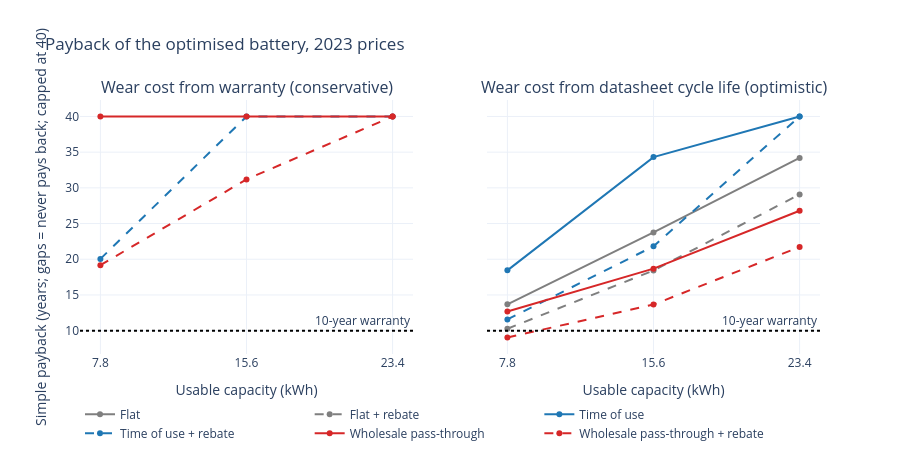

Notebook code for this chart:
### Code cell
# Figure 8.1 - Payback by size, tariff and assumptions (optimised battery)
opt_sw = sweep[sweep["mode"] == "Optimised"]
fig = make_subplots(rows=1, cols=2, shared_yaxes=True, subplot_titles=("Wear cost from warranty (conservative)",
                                                                       "Wear cost from datasheet cycle life (optimistic)"))
colours = {"flat": "#7f7f7f", "tou": "#1f77b4", "wholesale": "#d62728"}
for c_, wear in enumerate(["warranty", "cycle life"], start=1):
    for t in TARIFFS:
        for rebate, dash in [(False, "solid"), (True, "dash")]:
            s = opt_sw[(opt_sw.wear_basis == wear) & (opt_sw.tariff == t) & (opt_sw.rebate == rebate)]
            y = s["payback_years"].replace(np.inf, np.nan).clip(upper=40)
            fig.add_trace(go.Scatter(x=s["usable_kWh"], y=y, mode="lines+markers",
                                     name=f"{names[t]}{' + rebate' if rebate else ''}", showlegend=(c_ == 1),
                                     line=dict(color=colours[t], dash=dash)), 1, c_)
    fig.add_hline(y=10, line_dash="dot", line_color="black", annotation_text="10-year warranty", row=1, col=c_)
fig.update_xaxes(title_text="Usable capacity (kWh)", tickvals=[7.8, 15.6, 23.4])
fig.update_yaxes(title_text="Simple payback (years; gaps = never pays back; capped at 40)", row=1, col=1)
fig.update_layout(title="Payback of the optimised battery, 2023 prices", template="plotly_white", height=460,
                  legend=dict(orientation="h", yanchor="top", y=-0.18, x=0))
fig.show()

### Figure 1 — Plotly figure (JSON) as saved in the notebook; plotly's stock layout.template omitted (floating-point values rounded to 4 significant figures)
{"data": [{"line": {"color": "#7f7f7f", "dash": "solid"}, "mode": "lines+markers", "name": "Flat", "showlegend": true, "type": "scatter", "x": [7.8, 15.6, 23.4], "xaxis": "x", "y": [NaN, NaN, NaN], "yaxis": "y"}, {"line": {"color": "#7f7f7f", "dash": "dash"}, "mode": "lines+markers", "name": "Flat + rebate", "showlegend": true, "type": "scatter", "x": [7.8, 15.6, 23.4], "xaxis": "x", "y": [NaN, NaN, NaN], "yaxis": "y"}, {"line": {"color": "#1f77b4", "dash": "solid"}, "mode": "lines+markers", "name": "Time of use", "showlegend": true, "type": "scatter", "x": [7.8, 15.6, 23.4], "xaxis": "x", "y": [NaN, NaN, NaN], "yaxis": "y"}, {"line": {"color": "#1f77b4", "dash": "dash"}, "mode": "lines+markers", "name": "Time of use + rebate", "showlegend": true, "type": "scatter", "x": [7.8, 15.6, 23.4], "xaxis": "x", "y": [20.05, 40.0, 40.0], "yaxis": "y"}, {"line": {"color": "#d62728", "dash": "solid"}, "mode": "lines+markers", "name": "Wholesale pass-through", "showlegend": true, "type": "scatter", "x": [7.8, 15.6, 23.4], "xaxis": "x", "y": [40.0, 40.0, 40.0], "yaxis": "y"}, {"line": {"color": "#d62728", "dash": "dash"}, "mode": "lines+markers", "name": "Wholesale pass-through + rebate", "showlegend": true, "type": "scatter", "x": [7.8, 15.6, 23.4], "xaxis": "x", "y": [19.17, 31.18, 40.0], "yaxis": "y"}, {"line": {"color": "#7f7f7f", "dash": "solid"}, "mode": "lines+markers", "name": "Flat", "showlegend": false, "type": "scatter", "x": [7.8, 15.6, 23.4], "xaxis": "x2", "y": [13.68, 23.76, 34.19], "yaxis": "y2"}, {"line": {"color": "#7f7f7f", "dash": "dash"}, "mode": "lines+markers", "name": "Flat + rebate", "showlegend": false, "type": "scatter", "x": [7.8, 15.6, 23.4], "xaxis": "x2", "y": [10.26, 18.43, 29.08], "yaxis": "y2"}, {"line": {"color": "#1f77b4", "dash": "solid"}, "mode": "lines+markers", "name": "Time of use", "showlegend": false, "type": "scatter", "x": [7.8, 15.6, 23.4], "xaxis": "x2", "y": [18.44, 34.31, 40.0], "yaxis": "y2"}, {"line": {"color": "#1f77b4", "dash": "dash"}, "mode": "lines+markers", "name": "Time of use + rebate", "showlegend": false, "type": "scatter", "x": [7.8, 15.6, 23.4], "xaxis": "x2", "y": [11.56, 21.81, 40.0], "yaxis": "y2"}, {"line": {"color": "#d62728", "dash": "solid"}, "mode": "lines+markers", "name": "Wholesale pass-through", "showlegend": false, "type": "scatter", "x": [7.8, 15.6, 23.4], "xaxis": "x2", "y": [12.67, 18.68, 26.79], "yaxis": "y2"}, {"line": {"color": "#d62728", "dash": "dash"}, "mode": "lines+markers", "name": "Wholesale pass-through + rebate", "showlegend": false, "type": "scatter", "x": [7.8, 15.6, 23.4], "xaxis": "x2", "y": [9.033, 13.66, 21.72], "yaxis": "y2"}], "layout": {"annotations": [{"font": {"size": 16}, "showarrow": false, "text": "Wear cost from warranty (conservative)", "x": 0.225, "xanchor": "center", "xref": "paper", "y": 1, "yanchor": "bottom", "yref": "paper"}, {"font": {"size": 16}, "showarrow": false, "text": "Wear cost from datasheet cycle life (optimistic)", "x": 0.775, "xanchor": "center", "xref": "paper", "y": 1, "yanchor": "bottom", "yref": "paper"}, {"showarrow": false, "text": "10-year warranty", "x": 1, "xanchor": "right", "xref": "x domain", "y": 10, "yanchor": "bottom", "yref": "y"}, {"showarrow": false, "text": "10-year warranty", "x": 1, "xanchor": "right", "xref": "x2 domain", "y": 10, "yanchor": "bottom", "yref": "y2"}], "height": 460, "legend": {"orientation": "h", "x": 0, "y": -0.18, "yanchor": "top"}, "shapes": [{"line": {"color": "black", "dash": "dot"}, "type": "line", "x0": 0, "x1": 1, "xref": "x domain", "y0": 10, "y1": 10, "yref": "y"}, {"line": {"color": "black", "dash": "dot"}, "type": "line", "x0": 0, "x1": 1, "xref": "x2 domain", "y0": 10, "y1": 10, "yref": "y2"}], "title": {"text": "Payback of the optimised battery, 2023 prices"}, "xaxis": {"anchor": "y", "domain": [0, 0.45], "tickvals": [7.8, 15.6, 23.4], "title": {"text": "Usable capacity (kWh)"}}, "xaxis2": {"anchor": "y2", "domain": [0.55, 1], "tickvals": [7.8, 15.6, 23.4], "title": {"text": "Usable capacity (kWh)"}}, "yaxis": {"anchor": "x", "domain": [0, 1], "title": {"text": "Simple payback (years; gaps = never pays back; capped at 40)"}}, "yaxis2": {"anchor": "x2", "domain": [0, 1], "matches": "y", "showticklabels": false}}}
